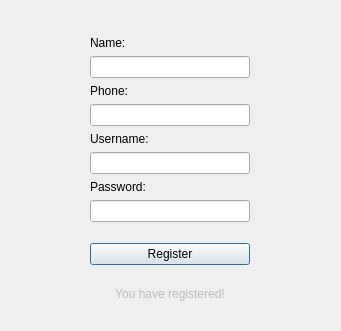
<?xml version="1.0" encoding="UTF-8"?>
<ui version="4.0">
 <class>Dialog</class>
 <widget class="QDialog" name="Dialog">
  <property name="geometry">
   <rect>
    <x>0</x>
    <y>0</y>
    <width>341</width>
    <height>331</height>
   </rect>
  </property>
  <property name="windowTitle">
   <string>Dialog</string>
  </property>
  <widget class="QWidget" name="verticalLayoutWidget_2">
   <property name="geometry">
    <rect>
     <x>90</x>
     <y>20</y>
     <width>160</width>
     <height>281</height>
    </rect>
   </property>
   <layout class="QVBoxLayout" name="verticalLayout_2">
    <item>
     <spacer name="verticalSpacer_6">
      <property name="orientation">
       <enum>Qt::Vertical</enum>
      </property>
      <property name="sizeHint" stdset="0">
       <size>
        <width>20</width>
        <height>40</height>
       </size>
      </property>
     </spacer>
    </item>
    <item>
     <widget class="QLabel" name="label_3">
      <property name="text">
       <string>Name:</string>
      </property>
     </widget>
    </item>
    <item>
     <widget class="QLineEdit" name="nametext"/>
    </item>
    <item>
     <widget class="QLabel" name="label_4">
      <property name="text">
       <string>Phone:</string>
      </property>
     </widget>
    </item>
    <item>
     <widget class="QLineEdit" name="phonetext"/>
    </item>
    <item>
     <widget class="QLabel" name="label_5">
      <property name="text">
       <string>Username:</string>
      </property>
     </widget>
    </item>
    <item>
     <widget class="QLineEdit" name="usertext"/>
    </item>
    <item>
     <widget class="QLabel" name="label_6">
      <property name="text">
       <string>Password:</string>
      </property>
     </widget>
    </item>
    <item>
     <widget class="QLineEdit" name="passtext"/>
    </item>
    <item>
     <spacer name="verticalSpacer_5">
      <property name="orientation">
       <enum>Qt::Vertical</enum>
      </property>
      <property name="sizeHint" stdset="0">
       <size>
        <width>20</width>
        <height>40</height>
       </size>
      </property>
     </spacer>
    </item>
    <item>
     <widget class="QPushButton" name="pushButton_2">
      <property name="text">
       <string>Register</string>
      </property>
     </widget>
    </item>
    <item>
     <spacer name="verticalSpacer_4">
      <property name="orientation">
       <enum>Qt::Vertical</enum>
      </property>
      <property name="sizeHint" stdset="0">
       <size>
        <width>20</width>
        <height>40</height>
       </size>
      </property>
     </spacer>
    </item>
    <item>
     <widget class="QLabel" name="label">
      <property name="enabled">
       <bool>false</bool>
      </property>
      <property name="text">
       <string>You have registered!</string>
      </property>
      <property name="alignment">
       <set>Qt::AlignCenter</set>
      </property>
     </widget>
    </item>
   </layout>
  </widget>
 </widget>
 <resources/>
 <connections/>
</ui>
